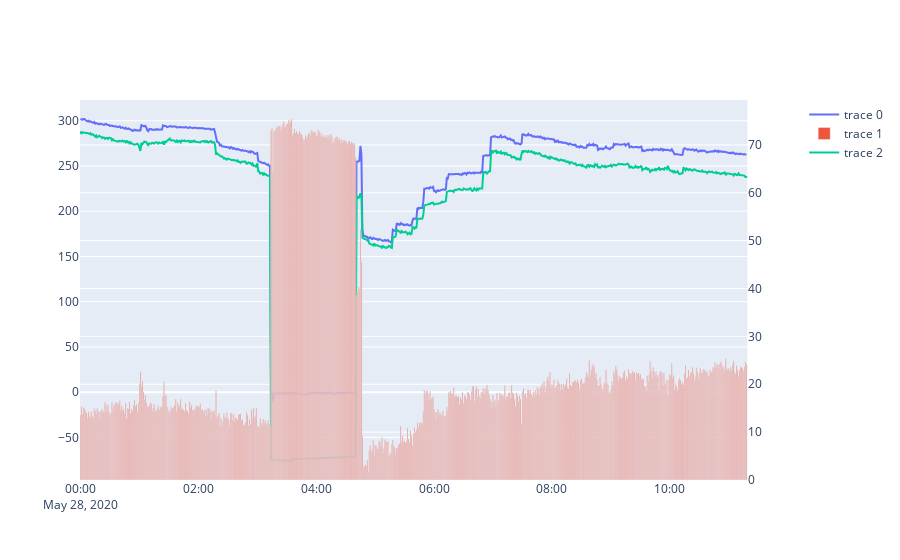

Write notebook code for a chart like this one.
### Code cell
fig3_test = make_subplots(specs=[[{"type": "xy", "secondary_y": True}]])
fig3_test.add_trace(go.Scatter(x=df_Pi_FT01_PU01.index, y=df_Pi_FT01_PU01['105PU01C_FLOW']))
fig3_test.add_trace(go.Bar(x=df_Pi_FT01_PU01.index, y=abs(PU01C['105PU01C_FLOWpred']-df_Pi_FT01_PU01['105PU01C_FLOW'])), secondary_y= True)
fig3_test.add_trace(go.Scatter(x=PU01C.index, y=PU01C['105PU01C_FLOWpred']), secondary_y=False)

### Figure 1 — Plotly figure (JSON) as saved in the notebook; plotly's stock layout.template omitted (floating-point values rounded to 4 significant figures; data arrays with more than 128 entries replaced by an {"elided": "..."} marker saying what was removed)
{"data": [{"type": "scatter", "x": {"elided": "679 str values"}, "y": {"elided": "679 float values"}}, {"type": "bar", "x": {"elided": "679 str values"}, "xaxis": "x", "y": {"elided": "680 float values"}, "yaxis": "y2"}, {"type": "scatter", "x": {"elided": "680 str values"}, "xaxis": "x", "y": {"elided": "680 float values"}, "yaxis": "y"}], "layout": {"xaxis": {"anchor": "y", "domain": [0, 0.94]}, "yaxis": {"anchor": "x", "domain": [0, 1]}, "yaxis2": {"anchor": "x", "overlaying": "y", "side": "right"}}}
